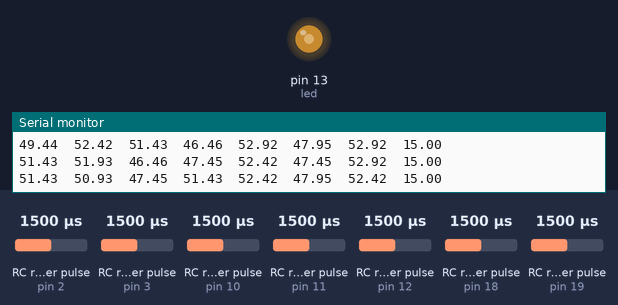
Simulated run of this sketch. Board: Arduino Mega 2560, built with avr-gcc and run on an emulated ATmega2560. On the bench: output pins drawn as LEDs (lit = HIGH), the last lines printed to the serial monitor. Wiring (inferred from the names in the program): 7 × RC receiver channel: data pin 2 / data pin 3 / data pin 10 / data pin 11 / data pin 12 / data pin 18 / data pin 19. The inputs (shaded band) are chosen by the test bench; at power-on: RC receiver pulse (sensors on pin 2, pin 10, pin 3, pin 19, pin 11, pin 12, pin 18) 1500 µs.

Above: at 0.77 s.
1.3 s: RC receiver pulse (sensor on pin 2) set to 1250 µs
At 1.69 s:
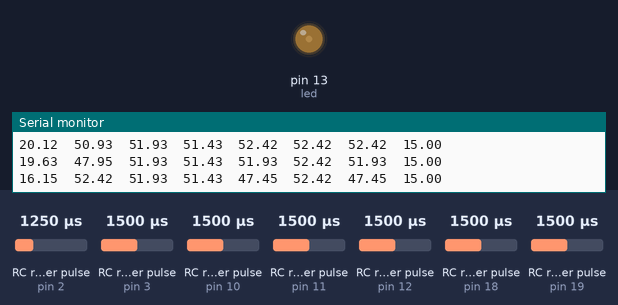
4.3 s: RC receiver pulse (sensor on pin 2) set to 1020 µs
At 4.63 s:
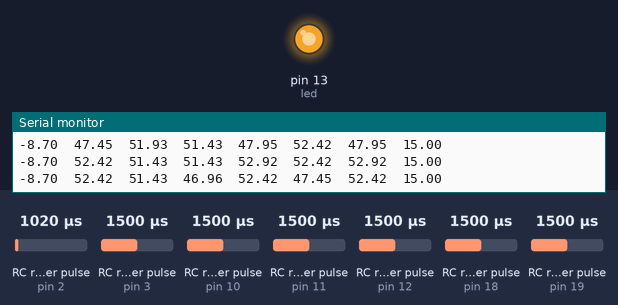
7.3 s: RC receiver pulse (sensor on pin 2) set to 1905 µs
10.3 s: RC receiver pulse (sensor on pin 10) set to 1080 µs
13.3 s: RC receiver pulse (sensor on pin 3) set to 1980 µs
16.3 s: RC receiver pulse (sensor on pin 19) set to 1905 µs
Timing chart, 0 to 18.8 s (numbered marks = the images above; inputs shaded):
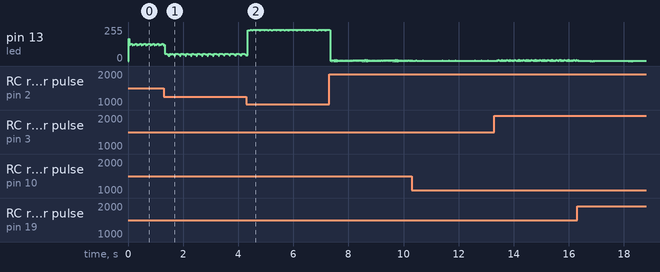

The sketch:

RC_Rx_header_example_ver_0_2.ino
```cpp
/*
Author:    Omer Ikram ul Haq
Date:      2014-06-11
Location:  Pakistan
Version:   ver 0.2 beta
Test with: Arduino Mega and Devention rx701
*/

/* ----------------------------------------
Versions:
    Ver 0.2 beta:	Addition of PinChange Interrupt support and Channel 5 - 7
			are using PinChange interrupts "PinChangeInt.h".
	          Bug fixed: 	Built-in Pull-up resistors are activated

    Ver 0.1 beta: 	Initial version. Only supports Hardware interrupts and
			maximum number of Channels are 4

*/

#include "rc_rx.h"

#define led 13
#define dt 20         // [ms] Task time

unsigned long t=0;

void setup()
{
  Serial.begin(115200); // Initializing serial port before calling init_rc_rx() function
  init_rc_rx();
  pinMode(led, OUTPUT);
}

void loop()
{
  t = micros()/1000;
  read_rc_rx();        // CH1, CH2, CH3 and CH4 float variables will be calculated
                       // and updated when this function is called
  analogWrite(led,2.55*CH1);


  print_value(CH1);
  print_value(CH2);
  print_value(CH3);
  print_value(CH4);
  print_value(CH5);
  print_value(CH6);
  print_value(CH7);
  Serial.println(((micros()/1000)- (float)t)*100/dt);


  while (dt > (micros()/1000)- t){
  // do nothing
  }


}

void print_value(float input){
	if (input < -100){
		Serial.print("NA");
	}else {
		Serial.print(input);
	}
	Serial.print("\t");
}
```

rc_rx.cpp
```cpp
/*
Author:    Omer Ikram ul Haq
Date:      2014-06-11
Location:  Pakistan
Version:   ver 0.2 beta
Test with: Arduino Mega and Devention rx701
*/
/* ----------------------------------------
Versions:
    Ver 0.2 beta:	Addition of PinChange Interrupt support and Channel 5 - 7
			are using PinChange interrupts "PinChangeInt.h".
	          Bug fixed: 	Built-in Pull-up resistors are activated

    Ver 0.1 beta: 	Initial version. Only supports Hardware interrupts and
			maximum number of Channels are 4

*/

#include <Arduino.h>
#include "PinChangeInt.h"
#include "rc_rx.h"

/*
// First four channels are using Hardware interrupt
*/
#define CH1_int 0     // Channel 1 interrupt #
#define CH1_pin 2     // Respective channel Hardware interrupt pin number

#define CH2_int 1     // Channel 2 interrupt #
#define CH2_pin 3     // Respective channel Hardware interrupt pin number

#define CH3_int 4     // Channel 3 interrupt #
#define CH3_pin 19     // Respective channel Hardware interrupt pin number

#define CH4_int 5     // Channel 4 interrupt #
#define CH4_pin 18    // Respective channel Hardware interrupt pin number

/*
// Last three (CH5 to CH7) are using Pin Change interrupt
*/
#define CH5_pin 10
#define CH6_pin 11
#define CH7_pin 12

/*
    Other definitions
*/
#define valid_pulse_limit 2000 // [uS] Valid output high pulse time limit for RC controller
#define max_high_time 1895 // [uS] Maximum expected high time
#define min_high_time 1090 // [uS] Minimum expected high time

volatile unsigned long CH1_t=0, CH1_delta=0, CH2_t=0, CH2_delta=0, CH3_t=0, CH3_delta=0, CH4_t=0, CH4_delta=0 ;
float CH1,CH2,CH3,CH4;
volatile unsigned long CH5_t=0, CH5_delta=0, CH6_t=0, CH6_delta=0, CH7_t=0, CH7_delta=0;
float CH5,CH6,CH7 ;

/* //------------------------
// Interrupt ISRs
*/ // ------------------------
// Hardware Interrupt ISRs
void CH1_int_ISR()
{
  if ((micros()-CH1_t) < valid_pulse_limit){
    CH1_delta = micros()-CH1_t;
  }
  CH1_t = micros();
}

void CH2_int_ISR()
{
  if ((micros()-CH2_t) < valid_pulse_limit){
    CH2_delta = micros()-CH2_t;
  }
  CH2_t = micros();
}

void CH3_int_ISR()
{
  if ((micros()-CH3_t) < valid_pulse_limit){
    CH3_delta = micros()-CH3_t;
  }
  CH3_t = micros();
}

void CH4_int_ISR()
{
  if ((micros()-CH4_t) < valid_pulse_limit){
    CH4_delta = micros()-CH4_t;
  }
  CH4_t = micros();
}
/* ----------------------------
*/
// Pinchnage Interrupt ISRs
void CH5_int_ISR()
{
  if ((micros()-CH5_t) < valid_pulse_limit){
    CH5_delta = micros()-CH5_t;
  }
  CH5_t = micros();
}


void CH6_int_ISR()
{
  if ((micros()-CH6_t) < valid_pulse_limit){
    CH6_delta = micros()-CH6_t;
  }
  CH6_t = micros();
}


void CH7_int_ISR()
{
  if ((micros()-CH7_t) < valid_pulse_limit){
    CH7_delta = micros()-CH7_t;
  }
  CH7_t = micros();
}
/* // -----------------------------
  End ISRs
*/ // -----------------------------


// Call able function

void init_rc_rx(){

  Serial.print("Channel 1 connected to pin number....\t");
  Serial.println(CH1_pin);
  Serial.print("Channel 2 connected to pin number....\t");
  Serial.println(CH2_pin);
  Serial.print("Channel 3 connected to pin number....\t");
  Serial.println(CH3_pin);
  Serial.print("Channel 4 connected to pin number....\t");
  Serial.println(CH4_pin);
  Serial.print("Channel 5 connected to pin number....\t");
  Serial.println(CH5_pin);
  Serial.print("Channel 6 connected to pin number....\t");
  Serial.println(CH6_pin);
  Serial.print("Channel 7 connected to pin number....\t");
  Serial.println(CH7_pin);

  pinMode(CH1_pin, INPUT);
  pinMode(CH2_pin, INPUT);
  pinMode(CH3_pin, INPUT);
  pinMode(CH4_pin, INPUT);
  pinMode(CH5_pin, INPUT);
  pinMode(CH6_pin, INPUT);
  pinMode(CH7_pin, INPUT);

  // Writing the input ports to HIGH to use pull-up resistors
  digitalWrite(CH1_pin, HIGH);
  digitalWrite(CH2_pin, HIGH);
  digitalWrite(CH3_pin, HIGH);
  digitalWrite(CH4_pin, HIGH);
  digitalWrite(CH5_pin, HIGH);
  digitalWrite(CH6_pin, HIGH);
  digitalWrite(CH7_pin, HIGH);

  attachInterrupt(CH1_int, CH1_int_ISR, CHANGE);
  attachInterrupt(CH2_int, CH2_int_ISR, CHANGE);
  attachInterrupt(CH3_int, CH3_int_ISR, CHANGE);
  attachInterrupt(CH4_int, CH4_int_ISR, CHANGE);
  PCintPort::attachInterrupt(CH5_pin, CH5_int_ISR, CHANGE);
  PCintPort::attachInterrupt(CH6_pin, CH6_int_ISR, CHANGE);
  PCintPort::attachInterrupt(CH7_pin, CH7_int_ISR, CHANGE);
}

void read_rc_rx(){
  CH1 = ((float)CH1_delta-(float)min_high_time)*100/(max_high_time-min_high_time);
  CH2 = ((float)CH2_delta-(float)min_high_time)*100/(max_high_time-min_high_time);
  CH3 = ((float)CH3_delta-(float)min_high_time)*100/(max_high_time-min_high_time);
  CH4 = ((float)CH4_delta-(float)min_high_time)*100/(max_high_time-min_high_time);
  CH5 = ((float)CH5_delta-(float)min_high_time)*100/(max_high_time-min_high_time);
  CH6 = ((float)CH6_delta-(float)min_high_time)*100/(max_high_time-min_high_time);
  CH7 = ((float)CH7_delta-(float)min_high_time)*100/(max_high_time-min_high_time);

}
```

rc_rx.h
```cpp
/*
Author:    Omer Ikram ul Haq
Date:      2014-06-11
Location:  Pakistan
Version:   ver 0.2 beta
Test with: Arduino Mega and Devention rx701
*/
/* ----------------------------------------
Versions:
    Ver 0.2 beta:	Addition of PinChange Interrupt support and Channel 5 - 7
			are using PinChange interrupts "PinChangeInt.h".
	          Bug fixed: 	Built-in Pull-up resistors are activated

    Ver 0.1 beta: 	Initial version. Only supports Hardware interrupts and
			maximum number of Channels are 4

*/
#ifndef rc_rx.h
  #define rc_rx.h

  extern float CH1,CH2,CH3,CH4,CH5,CH6,CH7;

  void init_rc_rx();
  void read_rc_rx();
#endif
```
